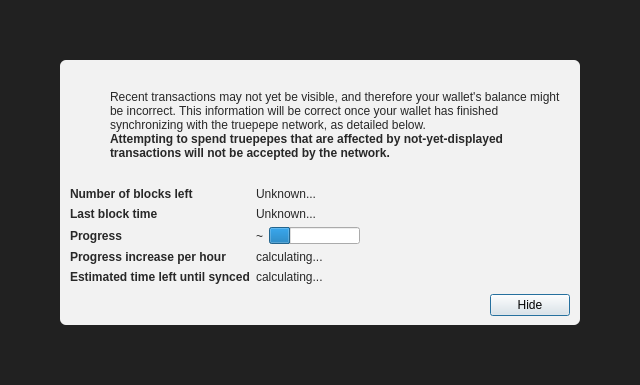
<?xml version="1.0" encoding="UTF-8"?>
<ui version="4.0">
 <class>ModalOverlay</class>
 <widget class="QWidget" name="ModalOverlay">
  <property name="geometry">
   <rect>
    <x>0</x>
    <y>0</y>
    <width>640</width>
    <height>385</height>
   </rect>
  </property>
  <property name="windowTitle">
   <string>Form</string>
  </property>
  <layout class="QVBoxLayout" name="verticalLayout" stretch="0">
   <property name="sizeConstraint">
    <enum>QLayout::SetDefaultConstraint</enum>
   </property>
   <property name="leftMargin">
    <number>0</number>
   </property>
   <property name="topMargin">
    <number>0</number>
   </property>
   <property name="rightMargin">
    <number>0</number>
   </property>
   <property name="bottomMargin">
    <number>0</number>
   </property>
   <item>
    <widget class="QWidget" name="bgWidget" native="true">
     <property name="styleSheet">
      <string notr="true">#bgWidget { background: rgba(0,0,0,220); }</string>
     </property>
     <layout class="QVBoxLayout" name="verticalLayoutMain" stretch="1">
      <property name="leftMargin">
       <number>60</number>
      </property>
      <property name="topMargin">
       <number>60</number>
      </property>
      <property name="rightMargin">
       <number>60</number>
      </property>
      <property name="bottomMargin">
       <number>60</number>
      </property>
      <item>
       <widget class="QWidget" name="contentWidget" native="true">
        <property name="styleSheet">
         <string notr="true">#contentWidget { background: rgba(255,255,255,240); border-radius: 6px; }

QLabel { color: rgb(40,40,40);  }</string>
        </property>
        <layout class="QVBoxLayout" name="verticalLayoutSub" stretch="1,0,0,0">
         <property name="spacing">
          <number>0</number>
         </property>
         <property name="leftMargin">
          <number>10</number>
         </property>
         <property name="topMargin">
          <number>10</number>
         </property>
         <property name="rightMargin">
          <number>10</number>
         </property>
         <property name="bottomMargin">
          <number>10</number>
         </property>
         <item>
          <layout class="QHBoxLayout" name="horizontalLayoutIconText" stretch="0,1">
           <property name="topMargin">
            <number>20</number>
           </property>
           <item>
            <layout class="QVBoxLayout" name="verticalLayoutIcon">
             <property name="leftMargin">
              <number>0</number>
             </property>
             <item>
              <widget class="QPushButton" name="warningIcon">
               <property name="enabled">
                <bool>false</bool>
               </property>
               <property name="text">
                <string/>
               </property>
               <property name="icon">
                <iconset>
                 <normaloff>:/icons/warning</normaloff>
                 <disabledoff>:/icons/warning</disabledoff>:/icons/warning</iconset>
               </property>
               <property name="iconSize">
                <size>
                 <width>48</width>
                 <height>48</height>
                </size>
               </property>
               <property name="flat">
                <bool>true</bool>
               </property>
              </widget>
             </item>
             <item>
              <spacer name="verticalSpacerWarningIcon">
               <property name="orientation">
                <enum>Qt::Vertical</enum>
               </property>
               <property name="sizeHint" stdset="0">
                <size>
                 <width>20</width>
                 <height>40</height>
                </size>
               </property>
              </spacer>
             </item>
            </layout>
           </item>
           <item>
            <layout class="QVBoxLayout" name="verticalLayoutInfoText">
             <property name="leftMargin">
              <number>0</number>
             </property>
             <property name="topMargin">
              <number>0</number>
             </property>
             <item>
              <widget class="QLabel" name="infoText">
               <property name="text">
                <string>Recent transactions may not yet be visible, and therefore your wallet's balance might be incorrect. This information will be correct once your wallet has finished synchronizing with the truepepe network, as detailed below.</string>
               </property>
               <property name="textFormat">
                <enum>Qt::RichText</enum>
               </property>
               <property name="wordWrap">
                <bool>true</bool>
               </property>
              </widget>
             </item>
             <item>
              <widget class="QLabel" name="infoTextStrong">
               <property name="font">
                <font>
                 <weight>75</weight>
                 <bold>true</bold>
                </font>
               </property>
               <property name="text">
                <string>Attempting to spend truepepes that are affected by not-yet-displayed transactions will not be accepted by the network.</string>
               </property>
               <property name="textFormat">
                <enum>Qt::RichText</enum>
               </property>
               <property name="wordWrap">
                <bool>true</bool>
               </property>
              </widget>
             </item>
             <item>
              <spacer name="verticalSpacerInTextSpace">
               <property name="orientation">
                <enum>Qt::Vertical</enum>
               </property>
               <property name="sizeHint" stdset="0">
                <size>
                 <width>20</width>
                 <height>40</height>
                </size>
               </property>
              </spacer>
             </item>
            </layout>
           </item>
          </layout>
         </item>
         <item>
          <spacer name="verticalSpacerAfterText">
           <property name="orientation">
            <enum>Qt::Vertical</enum>
           </property>
           <property name="sizeHint" stdset="0">
            <size>
             <width>20</width>
             <height>40</height>
            </size>
           </property>
          </spacer>
         </item>
         <item>
          <layout class="QFormLayout" name="formLayout">
           <property name="fieldGrowthPolicy">
            <enum>QFormLayout::FieldsStayAtSizeHint</enum>
           </property>
           <property name="horizontalSpacing">
            <number>6</number>
           </property>
           <property name="verticalSpacing">
            <number>6</number>
           </property>
           <property name="topMargin">
            <number>10</number>
           </property>
           <item row="0" column="0">
            <widget class="QLabel" name="labelNumberOfBlocksLeft">
             <property name="font">
              <font>
               <weight>75</weight>
               <bold>true</bold>
              </font>
             </property>
             <property name="text">
              <string>Number of blocks left</string>
             </property>
            </widget>
           </item>
           <item row="0" column="1">
            <widget class="QLabel" name="numberOfBlocksLeft">
             <property name="text">
              <string>Unknown...</string>
             </property>
            </widget>
           </item>
           <item row="1" column="0">
            <widget class="QLabel" name="labelLastBlockTime">
             <property name="font">
              <font>
               <weight>75</weight>
               <bold>true</bold>
              </font>
             </property>
             <property name="text">
              <string>Last block time</string>
             </property>
            </widget>
           </item>
           <item row="1" column="1">
            <widget class="QLabel" name="newestBlockDate">
             <property name="sizePolicy">
              <sizepolicy hsizetype="Maximum" vsizetype="Preferred">
               <horstretch>0</horstretch>
               <verstretch>0</verstretch>
              </sizepolicy>
             </property>
             <property name="text">
              <string>Unknown...</string>
             </property>
            </widget>
           </item>
           <item row="2" column="0">
            <widget class="QLabel" name="labelSyncDone">
             <property name="font">
              <font>
               <weight>75</weight>
               <bold>true</bold>
              </font>
             </property>
             <property name="text">
              <string>Progress</string>
             </property>
            </widget>
           </item>
           <item row="2" column="1">
            <layout class="QHBoxLayout" name="horizontalLayoutSync" stretch="0,1">
             <item>
              <widget class="QLabel" name="percentageProgress">
               <property name="text">
                <string notr="true">~</string>
               </property>
              </widget>
             </item>
             <item>
              <widget class="QProgressBar" name="progressBar">
               <property name="value">
                <number>24</number>
               </property>
               <property name="format">
                <string/>
               </property>
              </widget>
             </item>
            </layout>
           </item>
           <item row="4" column="0">
            <widget class="QLabel" name="labelProgressIncrease">
             <property name="font">
              <font>
               <weight>75</weight>
               <bold>true</bold>
              </font>
             </property>
             <property name="text">
              <string>Progress increase per hour</string>
             </property>
            </widget>
           </item>
           <item row="4" column="1">
            <widget class="QLabel" name="progressIncreasePerH">
             <property name="text">
              <string>calculating...</string>
             </property>
            </widget>
           </item>
           <item row="5" column="0">
            <widget class="QLabel" name="labelEstimatedTimeLeft">
             <property name="font">
              <font>
               <weight>75</weight>
               <bold>true</bold>
              </font>
             </property>
             <property name="text">
              <string>Estimated time left until synced</string>
             </property>
            </widget>
           </item>
           <item row="5" column="1">
            <widget class="QLabel" name="expectedTimeLeft">
             <property name="text">
              <string>calculating...</string>
             </property>
            </widget>
           </item>
          </layout>
         </item>
         <item>
          <layout class="QHBoxLayout" name="horizontalLayoutButtons">
           <property name="leftMargin">
            <number>10</number>
           </property>
           <property name="topMargin">
            <number>10</number>
           </property>
           <item>
            <spacer name="horizontalSpacer">
             <property name="orientation">
              <enum>Qt::Horizontal</enum>
             </property>
             <property name="sizeHint" stdset="0">
              <size>
               <width>40</width>
               <height>20</height>
              </size>
             </property>
            </spacer>
           </item>
           <item>
            <widget class="QPushButton" name="closeButton">
             <property name="text">
              <string>Hide</string>
             </property>
             <property name="shortcut">
              <string>Esc</string>
             </property>
             <property name="focusPolicy">
              <enum>Qt::StrongFocus</enum>
             </property>
             <property name="default">
              <bool>true</bool>
             </property>
            </widget>
           </item>
          </layout>
         </item>
        </layout>
       </widget>
      </item>
     </layout>
    </widget>
   </item>
  </layout>
 </widget>
 <resources/>
 <connections/>
</ui>
